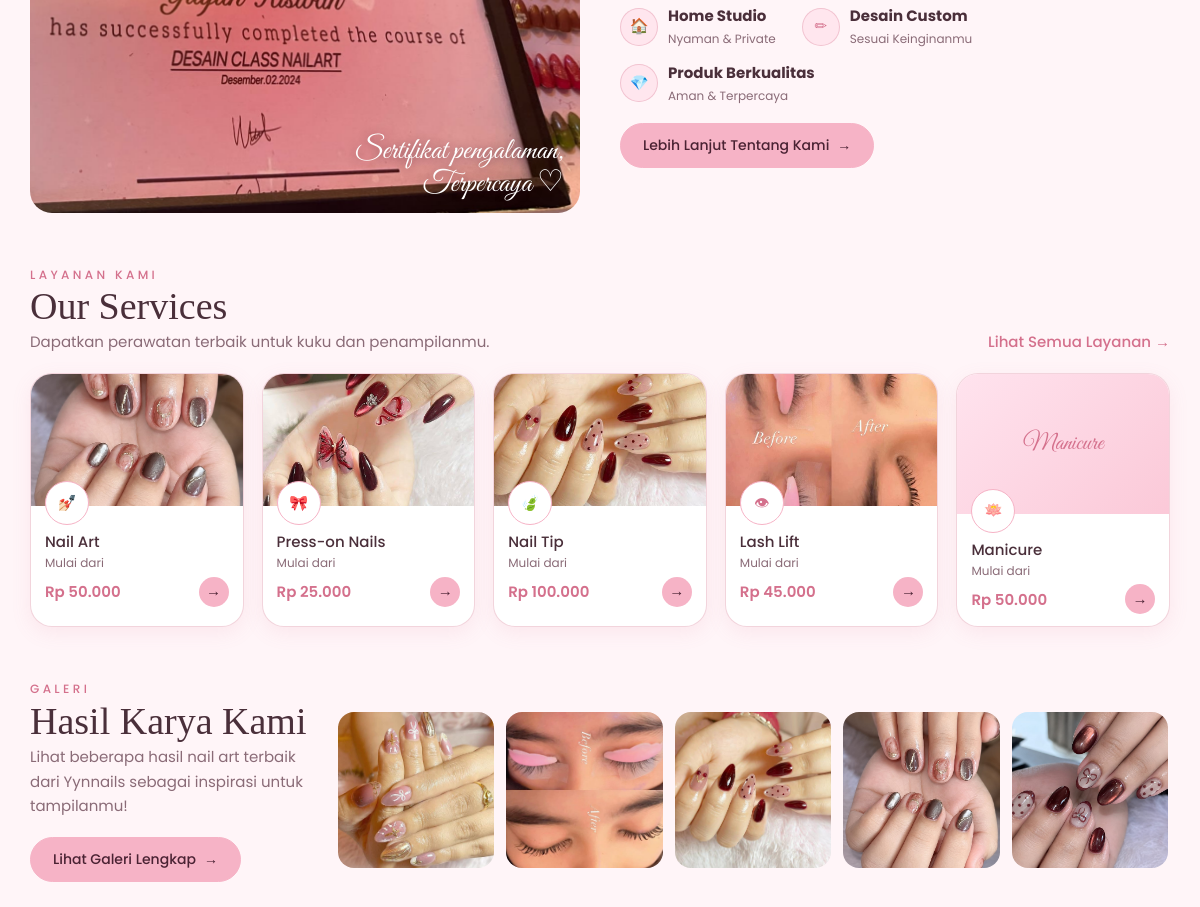
Before: / (middle part) with the older database file.
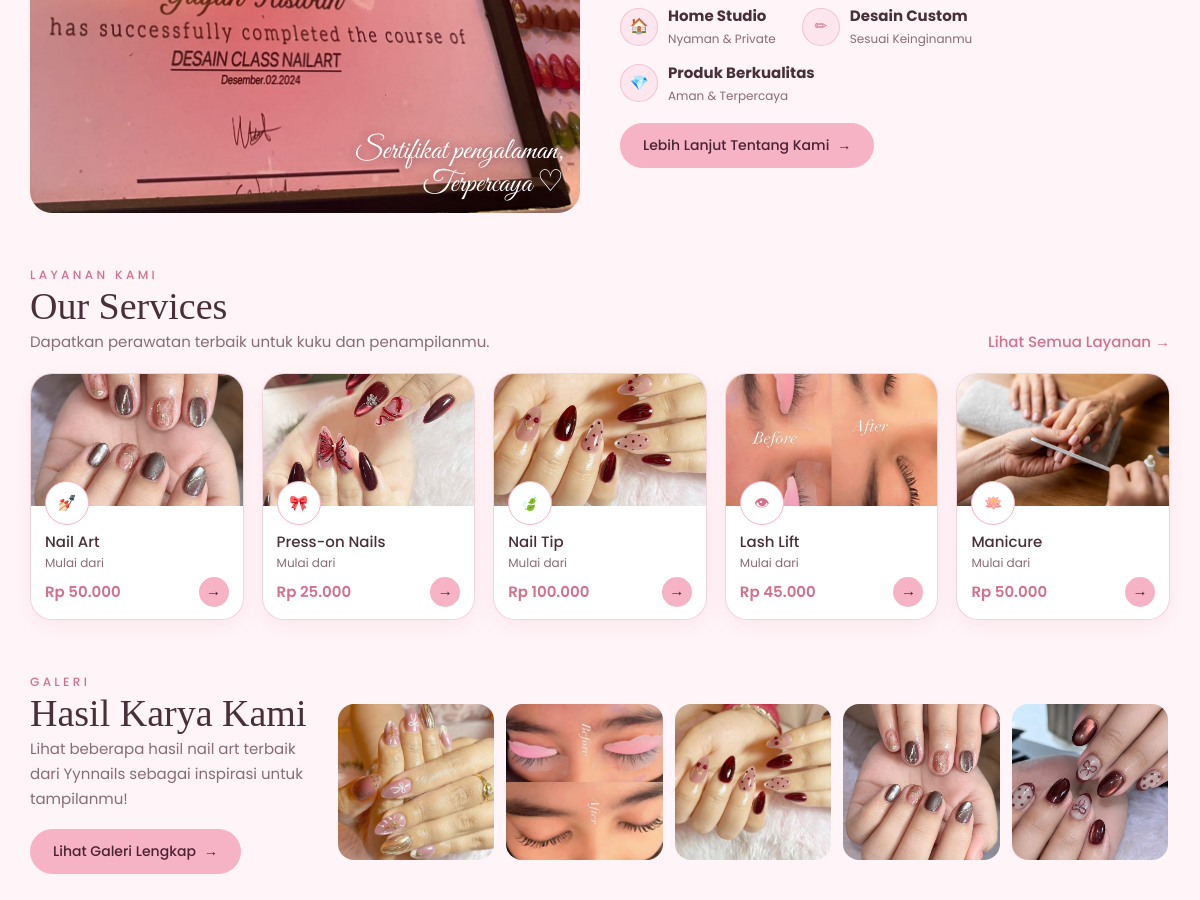
After: the same page with the newer database file.
### tables this page shows
CREATE TABLE IF NOT EXISTS `layanan` (
  `id_layanan` int NOT NULL AUTO_INCREMENT,
  `nama_layanan` varchar(100) NOT NULL,
  `deskripsi` text NOT NULL,
  `harga` decimal(12,2) NOT NULL,
  `satuan` varchar(20) NOT NULL DEFAULT '',
  `gambar` varchar(255) NOT NULL DEFAULT '',
  `gambar_harga` varchar(255) NOT NULL DEFAULT '',
  `ikon` varchar(20) NOT NULL DEFAULT '✦',
  `kategori` varchar(30) NOT NULL,
  `kelompok` enum('utama','lainnya') NOT NULL DEFAULT 'utama',
  `urutan` int NOT NULL DEFAULT '0',
  `tampil_layanan` tinyint(1) NOT NULL DEFAULT '1',
  `tampil_harga` tinyint(1) NOT NULL DEFAULT '1',
  `bisa_booking` tinyint(1) NOT NULL DEFAULT '1',
  `unggulan` tinyint(1) NOT NULL DEFAULT '0',
  `aktif` tinyint(1) NOT NULL DEFAULT '1',
  `durasi_menit` int NOT NULL DEFAULT '30',
  PRIMARY KEY (`id_layanan`)
);

### index.php (called while the page is built)
<?php
require __DIR__ . '/includes/lib.php';
render_page('home');

### includes/db.php (called while the page is built)
<?php
function db(): PDO {
  static $koneksi = null;
  if ($koneksi === null) {
    require __DIR__ . '/../config/database.php';
    $koneksi = $pdo;
  }
  return $koneksi;
}

### includes/layanan.php (called while the page is built, shortened)
<?php
require_once __DIR__ . '/db.php';
function rp($angka): string {
  return 'Rp ' . number_format((float) $angka, 0, ',', '.');
}
function layanan_semua(): array {
  static $cache = null;
  if ($cache !== null) return $cache;
  try {
    $cache = db()->query(
      'SELECT id_layanan, nama_layanan, deskripsi, harga, satuan, gambar, gambar_harga,
              ikon, kategori, kelompok, tampil_layanan, tampil_harga, bisa_booking, unggulan
       FROM layanan
       WHERE aktif = 1
       ORDER BY urutan, id_layanan'
    )->fetchAll();
  } catch (Throwable $e) {
    error_log('Gagal memuat layanan: ' . $e->getMessage());
    $cache = [];
  }
  return $cache;
}
function layanan_harga_teks(array $r): string {
  return rp($r['harga']) . ($r['satuan'] ?? '');
}
function url_booking(array $r): string {
  return (int) $r['bisa_booking'] === 1
    ? 'booking.php?layanan=' . rawurlencode($r['nama_layanan'])
    : 'booking.php';
}
function layanan_items(string $sumber): array {
  $o = [];
  foreach (layanan_semua() as $r) {
    $teks = layanan_harga_teks($r);
    if ($sumber === 'layanan' || $sumber === 'beranda_layanan') {
      if ((int) $r['tampil_layanan'] !== 1) continue;
      $o[] = ['img' => $r['gambar'], 'icon' => $r['ikon'], 'title' => $r['nama_layanan'],
              'text' => $r['deskripsi'], 'label' => 'Mulai dari', 'price' => $teks,
              'cat' => $r['kategori'], 'url' => url_booking($r)];
    } elseif ($sumber === 'beranda_harga') {
      if ((int) $r['unggulan'] !== 1) continue;
      $o[] = ['icon' => $r['ikon'], 'title' => $r['nama_layanan'], 'label' => 'Mulai dari',
              'price' => $teks, 'url' => 'pricelist.php'];
    }
  }
  if ($sumber === 'beranda_layanan') $o = array_slice($o, 0, 5);
  return $o;
}

### data/content.php (called while the page is built, shortened)
<?php
$I = 'assets/img/';
$JAM = ['10:00','11:00','13:00','14:00','15:00','16:00','17:00','19:00'];
$cats = [['Semua'], ['Nail Art','nailart','✦'], ['Press-on Nails','presson','🎀'], ['Nail Tip','tip','🦋'],
         ['Lash Lift','lash','👁'], ['Manicure','mani','🪷'],['Remover Nail Art','remover','♡']];
$footerCta = ['Booking Sekarang','booking.php'];

### includes/lib.php (the view, shortened to what the changed rows need)
<?php
$C = require __DIR__ . '/../data/content.php';
function e($s){ return htmlspecialchars((string)$s, ENT_QUOTES, 'UTF-8'); }
function nl($s){ return nl2br(e($s)); }
function g($a, $k, $d = ''){ return $a[$k] ?? $d; }
function u($x){
  global $C; $s = $C['site'];
  $m = [
    '@wa'=>'https://wa.me/'.$s['wa'],
    '@ig'=>$s['ig'],
    '@tt'=>$s['tt'],
    '@fb'=>$s['fb'],
    '@mail'=>'mailto:'.$s['email'],
    '@maps'=>$s['maps'],
    '@contact'=>'contact.php'
  ];
  return e($m[$x] ?? $x);
}
function img($src, $alt = ''){
  if ($src && is_file(dirname(__DIR__).'/'.$src)) return '<img src="'.e($src).'" alt="'.e($alt).'" loading="lazy">';
  return '<div class="ph"><span>'.e($alt).'</span></div>';
}
function btn($b){ $st = $b[2] ?? 'primary'; return '<a class="btn '.e($st).'" href="'.u($b[1]).'">'.e($b[0]).' <i>→</i></a>'; }
function btns($a){ $o = ''; foreach ($a ?: [] as $b) $o .= btn($b); return $o ? '<div class="btns">'.$o.'</div>' : ''; }
function head($s){
  $h = '';
  if (!empty($s['eyebrow'])) $h .= '<p class="eyebrow">'.e($s['eyebrow']).'</p>';
  if (!empty($s['title']))   $h .= '<h2>'.e($s['title']).'</h2>';
  if (!empty($s['text']) && is_string($s['text'])) $h .= '<p class="mut">'.nl($s['text']).'</p>';
  return $h;
}
require_once __DIR__ . '/booking.php';
require_once __DIR__ . '/db.php';
require_once __DIR__ . '/layanan.php';
require_once __DIR__ . '/header.php';
require_once __DIR__ . '/footer.php';
function render_page($k){
  global $C; $p = $C['pages'][$k];
  foreach ($p['sections'] as $s) { $f = 's_'.$s['type']; if (function_exists($f)) $f($s); }
}
function s_hero($s){
  echo img(g($s,'image'), $s['title']);
}
function s_split($s){
  echo '<section'.(!empty($s['id']) ? ' id="'.e($s['id']).'"' : '').' class="sec"><div class="wrap two split'.(!empty($s['reverse']) ? ' rev' : '').'"><div class="simg">'.img(g($s,'image'), $s['title'])
     . (!empty($s['deco']) ? '<em class="deco">'.nl($s['deco']).'</em>' : '').'</div><div>'
     . head(['eyebrow'=>g($s,'eyebrow'), 'title'=>g($s,'title')]);
  echo '</div></div></section>';
}
function s_cards($s){
  if (!empty($s['source'])) {
    $s['items'] = layanan_items($s['source']);
  }
  $st = g($s,'style','service');
  echo '<section'.(!empty($s['id']) ? ' id="'.e($s['id']).'"' : '').' class="sec"><div class="wrap" data-filter-scope><div class="shead"><div>'.head($s).'</div>'
     . (!empty($s['badge']) ? '<span class="tag fill">'.e($s['badge']).'</span>' : '')
     . (!empty($s['link']) ? '<a class="lnk" href="'.u($s['link'][1]).'">'.e($s['link'][0]).' →</a>' : '')
     . (!empty($s['button']) ? btn($s['button']) : '').'</div>';
  echo '<div class="grid g'.(int)g($s,'cols',3).' k-'.e($st).'">';
  foreach ($s['items'] as $i) {
    echo '<article class="card" data-cat="'.e(g($i,'cat')).'">';
    if (!empty($i['img'])) echo '<div class="cimg">'.img($i['img'], $i['title']).(!empty($i['icon']) ? '<span class="ic">'.e($i['icon']).'</span>' : '').'</div>';
    echo '<div class="cb">';
    echo '<h3>'.e($i['title']).'</h3>'.(!empty($i['text']) ? '<p>'.nl($i['text']).'</p>' : '')
       . '<div class="cf">'.(!empty($i['label']) ? '<small>'.e($i['label']).'</small>' : '')
       . '<b class="'.(in_array($st, ['price','photo']) ? 'pill' : 'pr').'">'.e($i['price']).'</b>'
       . '<a class="go" href="'.u(g($i,'url','booking.php')).'">→</a></div></div></article>';
  }
  echo '</div></div></section>';
}
function s_strip($s){
  echo '<section'.(!empty($s['id']) ? ' id="'.e($s['id']).'"' : '').' class="sec"><div class="wrap strip"><div>'.head($s).btns([$s['button']]).'</div><div class="row">';
  echo '</div></div></section>';
}

Changed rows visible on the page:
changed layanan "Manicure": gambar: picture added; gambar "assets/img/manicure.jpg" → "assets/img/manicure.webp" (drawn)
Other visible differences:
list line gone: "Manicure"
